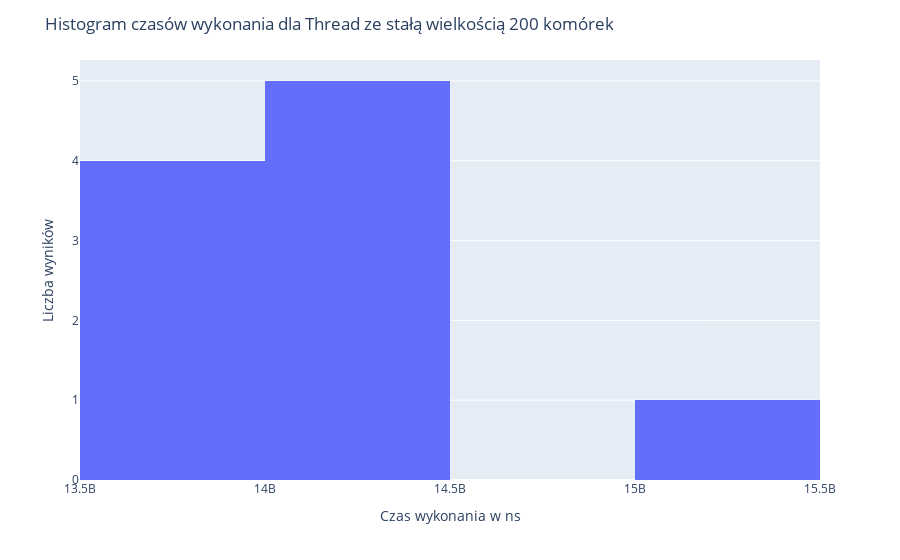

Notebook code cell kept with this figure:
### Code cell
df = pd.DataFrame(read_data("Wyniki/Parallel_Thread_fix_chunk_200_game_of_life_performance.txt"))

thread_fix_chunk_200_mean_ms = df[0].mean()/ 1e6
print(f'Średnia: {thread_fix_chunk_200_mean_ms:0.2f} ms')

fig = px.histogram(df, x=0)
fig.update_xaxes(title='Czas wykonania w ns')
fig.update_yaxes(title='Liczba wyników')
fig.update_layout(title='Histogram czasów wykonania dla Thread ze stałą wielkością 200 komórek')
fig.show()
fig.write_image("images/Parallel_Thread_fix_chunk_200_game_of_life_performance.png", scale=3)

### Figure 1 — Plotly figure (JSON) as saved in the notebook; plotly's stock layout.template omitted (floating-point values rounded to 4 significant figures)
{"data": [{"alignmentgroup": "True", "bingroup": "x", "hoverlabel": {"namelength": 0}, "hovertemplate": "0=%{x}<br>count=%{y}", "legendgroup": "", "marker": {"color": "#636efa"}, "name": "", "offsetgroup": "", "orientation": "v", "showlegend": false, "type": "histogram", "x": [14487499831, 14173755702, 14063128332, 14329884812, 13984794291, 14214587973, 13846732292, 13757236946, 13638173974, 15416921927], "xaxis": "x", "yaxis": "y"}], "layout": {"barmode": "relative", "legend": {"tracegroupgap": 0}, "margin": {"t": 60}, "title": {"text": "Histogram czasów wykonania dla Thread ze stałą wielkością 200 komórek"}, "xaxis": {"anchor": "y", "domain": [0, 1], "title": {"text": "Czas wykonania w ns"}}, "yaxis": {"anchor": "x", "domain": [0, 1], "title": {"text": "Liczba wyników"}}}}
